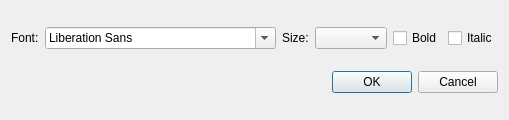
<?xml version="1.0" encoding="UTF-8"?>
<ui version="4.0">
 <class>PreferencesDialog</class>
 <widget class="QDialog" name="PreferencesDialog">
  <property name="geometry">
   <rect>
    <x>0</x>
    <y>0</y>
    <width>478</width>
    <height>120</height>
   </rect>
  </property>
  <property name="windowTitle">
   <string>Preferences</string>
  </property>
  <layout class="QVBoxLayout" name="verticalLayout">
   <item>
    <layout class="QHBoxLayout" name="horizontalLayout">
     <item>
      <widget class="QLabel" name="fontLabel">
       <property name="text">
        <string>Font:</string>
       </property>
      </widget>
     </item>
     <item>
      <widget class="QFontComboBox" name="fontComboBox"/>
     </item>
     <item>
      <widget class="QLabel" name="sizeLabel">
       <property name="text">
        <string>Size:</string>
       </property>
      </widget>
     </item>
     <item>
      <widget class="QComboBox" name="fontSizeComboBox"/>
     </item>
     <item>
      <widget class="QCheckBox" name="boldCheckBox">
       <property name="text">
        <string>Bold</string>
       </property>
      </widget>
     </item>
     <item>
      <widget class="QCheckBox" name="italicCheckBox">
       <property name="text">
        <string>Italic</string>
       </property>
      </widget>
     </item>
    </layout>
   </item>
   <item>
    <widget class="QDialogButtonBox" name="buttonBox">
     <property name="orientation">
      <enum>Qt::Horizontal</enum>
     </property>
     <property name="standardButtons">
      <set>QDialogButtonBox::Cancel|QDialogButtonBox::Ok</set>
     </property>
    </widget>
   </item>
  </layout>
 </widget>
 <resources/>
 <connections>
  <connection>
   <sender>buttonBox</sender>
   <signal>accepted()</signal>
   <receiver>PreferencesDialog</receiver>
   <slot>accept()</slot>
   <hints>
    <hint type="sourcelabel">
     <x>248</x>
     <y>254</y>
    </hint>
    <hint type="destinationlabel">
     <x>157</x>
     <y>274</y>
    </hint>
   </hints>
  </connection>
  <connection>
   <sender>buttonBox</sender>
   <signal>rejected()</signal>
   <receiver>PreferencesDialog</receiver>
   <slot>reject()</slot>
   <hints>
    <hint type="sourcelabel">
     <x>316</x>
     <y>260</y>
    </hint>
    <hint type="destinationlabel">
     <x>286</x>
     <y>274</y>
    </hint>
   </hints>
  </connection>
 </connections>
</ui>
